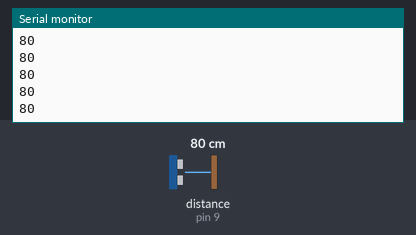
A sketch run on a simulated Arduino Nano, built with avr-gcc and run on an emulated ATmega328P. Parts: the last lines printed to the serial monitor. Wiring (from diagram.json): ultrasonic range finder: trigger pin 10; echo pin 9. Inputs (shaded band) come from the test bench; at power-on: distance to the obstacle (sensor on pin 9) 80 cm. The echo pulse lasts 58.3 µs per cm.

Above: at 1.2 s.
1.3 s: distance to the obstacle (sensor on pin 9) set to 2 cm
At 2.1 s:
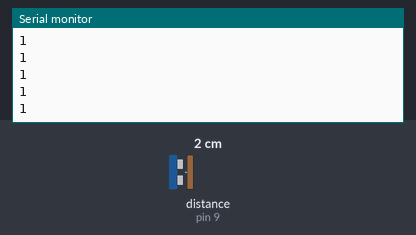
2.8 s: distance to the obstacle (sensor on pin 9) set to 4 cm
At 3.7 s:
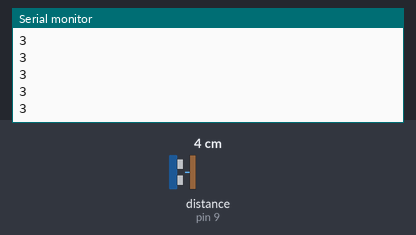
Timing chart, 0 to 5.4 s (numbered marks = the images above; inputs shaded):
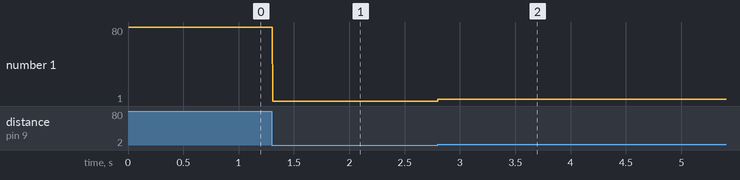

The sketch:

sketch.ino
```cpp
const int TRIG = 10;
const int ECHO = 9;

void setup() {
  // put your setup code here, to run once:
  Serial.begin(115200);
  pinMode(TRIG, OUTPUT);
  pinMode(ECHO, INPUT);
}

void loop() {
  // put your main code here, to run repeatedly:
  digitalWrite(TRIG, HIGH);
  delayMicroseconds(10);
  digitalWrite(TRIG, LOW);

  long cm = pulseIn(ECHO, HIGH) / 58;
  Serial.println(cm);
  delay(1);
}
```

Measured:
- after the input at 1.3 s, the serial monitor: prints a new line at once (image 1)
- after the input at 2.8 s, the serial monitor: prints a new line at once (image 2)
- plotted number 1: 80 → 1 after the input at 1.3 s, 1 → 3 after the input at 2.8 s
